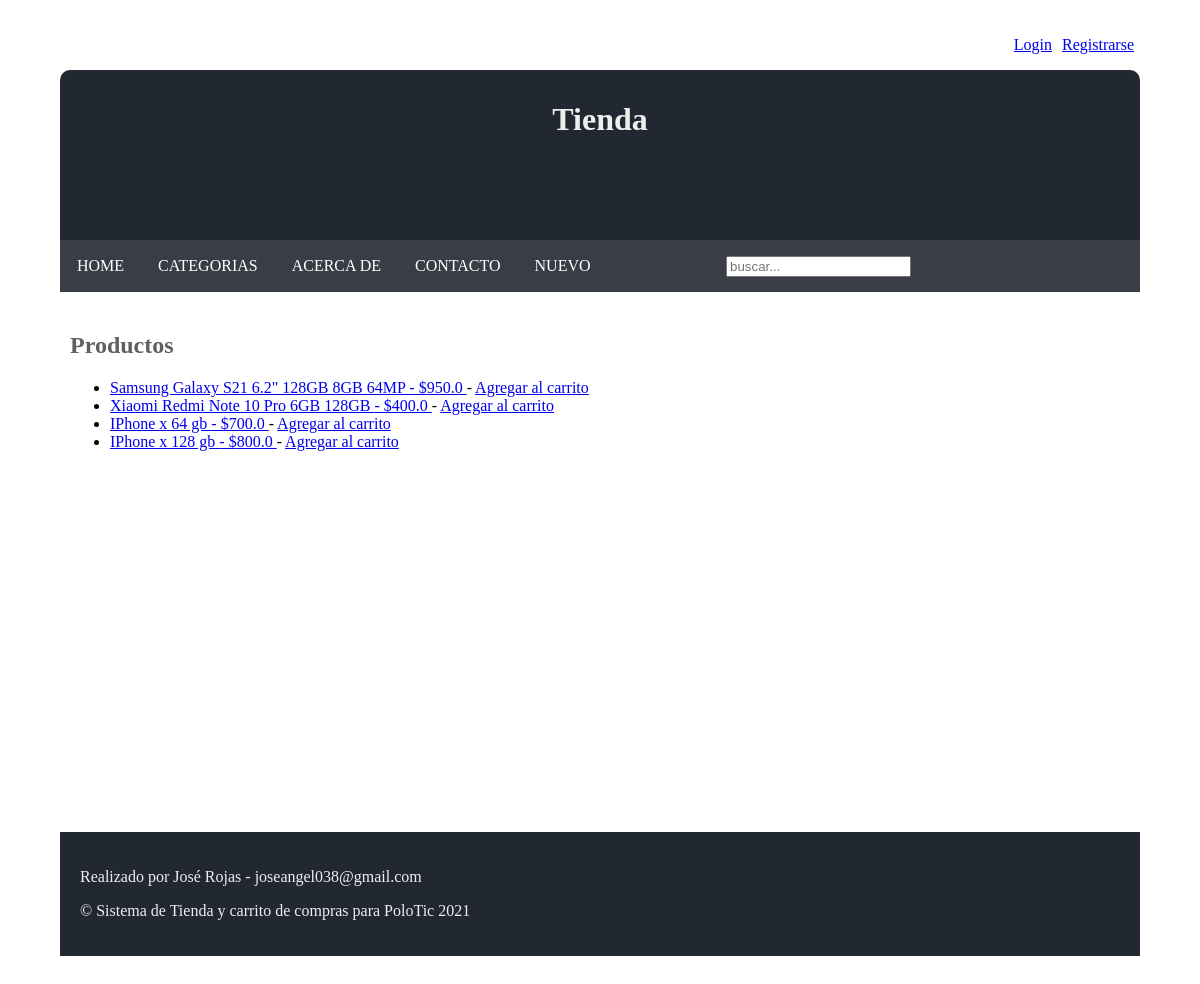
The app's page /, older data.
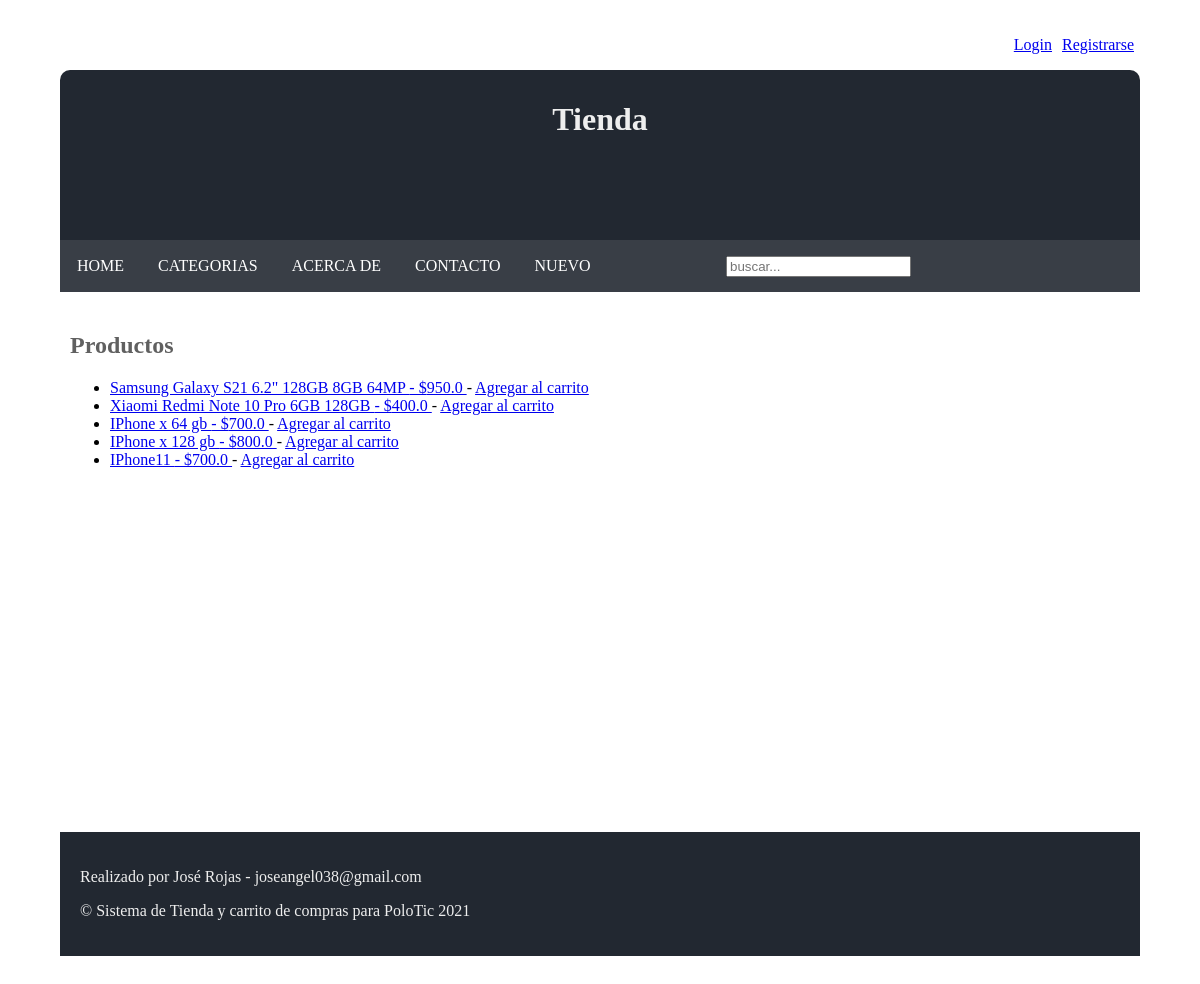
The same page, newer data.
### AppTienda/models.py (models this page shows, shortened)
class Producto(models.Model):
    titulo= models.CharField(max_length=50)
    imagen = models.ImageField(upload_to="AppTienda", null=True, blank=True)
    descripcion=models.CharField(max_length=150)
    precio = models.FloatField()
    categoria=models.ForeignKey(CategoriaProd, on_delete=models.CASCADE)
    class Meta:
        verbose_name="Producto"
        verbose_name_plural="Productos"

### AppTienda/views.py (the view)
# urls.py: path('', views.index, name="Index"),
def index(request):
    productos=Producto.objects.all()
    return render(request,"AppTienda/index.html",{ "productos": productos })

### AppTienda/templates/AppTienda/index.html (shortened to what this page needs)
{% extends 'AppTienda/base.html' %}
{% load static %}
{% block content %}
<h1>Productos</h1>
<ul>
{% for producto in productos %}
    <li> <a href="{% url 'Tienda:VerProducto' producto.id %}"> {{ producto.titulo }} - ${{ producto.precio }} </a> - <a href="{% url 'Tienda:AgregarProducto' producto.id  %}">Agregar al carrito</a>  </li>
{% endfor %}
</ul>
{% endblock content %}

Row changes from the older to the newer data that the page shows:
added Producto: titulo "IPhone11", precio "700.0"
